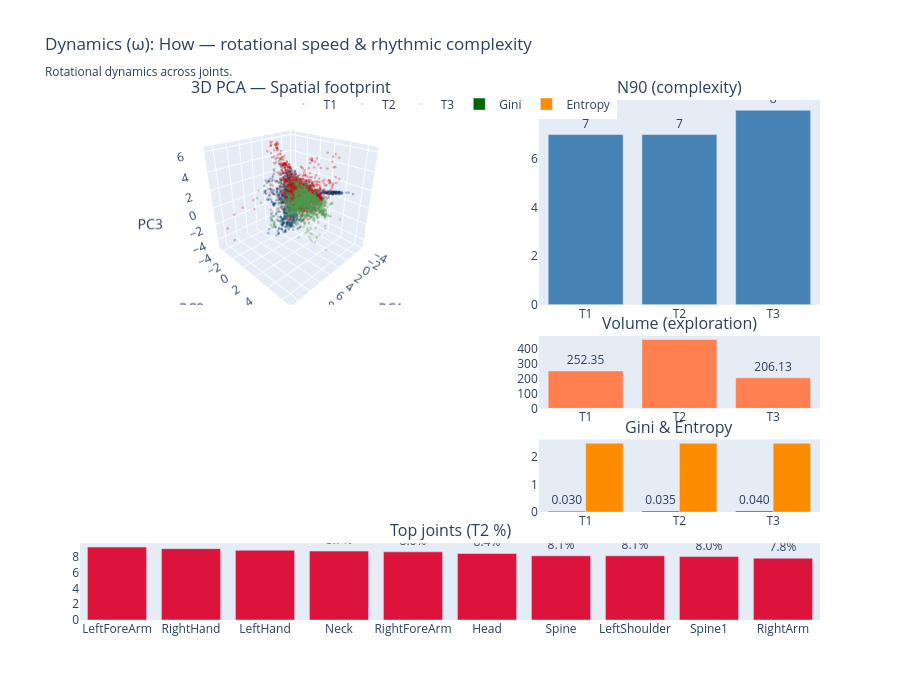

Notebook cell for this chart:
### Markdown cell above
## Phase 6: Museum-Grade Sectional Report (Interactive Deep Dive)

One viewport-height section per branch. Each section: **Hero 3D** (left 60%), **Logic panel** (right 40%: N90, Volume, Gini/Entropy), **Anatomy footer** (joint loadings). Bootstrap container max-width 1200px, Key Findings legend at top. Saved as **Subject_671_Interactive_DeepDive.html**.

### Code cell
# ============================================================
# Phase 6: Sectional figures + Interactive Deep Dive HTML
# ============================================================
from pathlib import Path
from EDA_PCA import create_phase6_branch_figures, save_interactive_deepdive_html

try:
    results_dir
except NameError:
    results_dir = (Path(PROJECT_ROOT) / "results" / f"Subject_{SUBJECT_ID}").resolve()
results_dir.mkdir(parents=True, exist_ok=True)

branch_figures = create_phase6_branch_figures(
    pca_results, n90_results, volume_results, stats_results, session_loadings,
)
deepdive_path = results_dir / f"Subject_{SUBJECT_ID}_Interactive_DeepDive.html"
save_interactive_deepdive_html(
    branch_figures, deepdive_path, subject_id=str(SUBJECT_ID),
    available_timepoints=AVAILABLE_TIMEPOINTS,
)
print(f"Phase 6 report saved: {deepdive_path}")
# Optional: display first branch figure in notebook
branch_figures[0][2].show()

### Figure 1 — Plotly figure (JSON) as saved in the notebook; plotly's stock layout.template omitted (floating-point values rounded to 4 significant figures; data arrays with more than 128 entries replaced by an {"elided": "..."} marker saying what was removed)
{"data": [{"legendgroup": "T1", "marker": {"color": "rgb(0, 51, 102)", "opacity": 0.3, "size": 1.5}, "mode": "markers", "name": "T1", "scene": "scene", "type": "scatter3d", "x": {"elided": "1500 float values"}, "y": {"elided": "1500 float values"}, "z": {"elided": "1500 float values"}}, {"legendgroup": "T2", "marker": {"color": "rgb(204, 0, 0)", "opacity": 0.3, "size": 1.5}, "mode": "markers", "name": "T2", "scene": "scene", "type": "scatter3d", "x": {"elided": "1500 float values"}, "y": {"elided": "1500 float values"}, "z": {"elided": "1500 float values"}}, {"legendgroup": "T3", "marker": {"color": "rgb(76, 153, 76)", "opacity": 0.3, "size": 1.5}, "mode": "markers", "name": "T3", "scene": "scene", "type": "scatter3d", "x": {"elided": "1500 float values"}, "y": {"elided": "1500 float values"}, "z": {"elided": "1500 float values"}}, {"marker": {"color": "steelblue"}, "showlegend": false, "text": ["7", "7", "8"], "textposition": "outside", "texttemplate": "%{y}", "type": "bar", "x": ["T1", "T2", "T3"], "xaxis": "x", "y": [7, 7, 8], "yaxis": "y"}, {"marker": {"color": "coral"}, "showlegend": false, "text": ["252.35", "464.67", "206.13"], "textposition": "outside", "type": "bar", "x": ["T1", "T2", "T3"], "xaxis": "x2", "y": [252.4, 464.7, 206.1], "yaxis": "y2"}, {"legendgroup": "gini", "marker": {"color": "darkgreen"}, "name": "Gini", "text": ["0.030", "0.035", "0.040"], "textposition": "outside", "type": "bar", "x": ["T1", "T2", "T3"], "xaxis": "x3", "y": [0.02957, 0.03502, 0.03963], "yaxis": "y3"}, {"legendgroup": "entropy", "marker": {"color": "darkorange"}, "name": "Entropy", "text": ["2.484", "2.483", "2.482"], "textposition": "outside", "type": "bar", "x": ["T1", "T2", "T3"], "xaxis": "x3", "y": [2.484, 2.483, 2.482], "yaxis": "y3"}, {"marker": {"color": "crimson"}, "showlegend": false, "text": ["9.2%", "9.0%", "8.8%", "8.7%", "8.6%", "8.4%", "8.1%", "8.1%", "8.0%", "7.8%"], "textposition": "outside", "type": "bar", "x": ["LeftForeArm", "RightHand", "LeftHand", "Neck", "RightForeArm", "Head", "Spine", "LeftShoulder", "Spine1", "RightArm"], "xaxis": "x4", "y": [9.2, 9, 8.8, 8.7, 8.6, 8.4, 8.1, 8.1, 8, 7.8], "yaxis": "y4"}], "layout": {"annotations": [{"font": {"size": 16}, "showarrow": false, "text": "3D PCA — Spatial footprint", "x": 0.285, "xanchor": "center", "xref": "paper", "y": 1, "yanchor": "bottom", "yref": "paper"}, {"font": {"size": 16}, "showarrow": false, "text": "N90 (complexity)", "x": 0.81, "xanchor": "center", "xref": "paper", "y": 1, "yanchor": "bottom", "yref": "paper"}, {"font": {"size": 16}, "showarrow": false, "text": "Volume (exploration)", "x": 0.81, "xanchor": "center", "xref": "paper", "y": 0.5464, "yanchor": "bottom", "yref": "paper"}, {"font": {"size": 16}, "showarrow": false, "text": "Gini & Entropy", "x": 0.81, "xanchor": "center", "xref": "paper", "y": 0.347, "yanchor": "bottom", "yref": "paper"}, {"font": {"size": 16}, "showarrow": false, "text": "Top joints (T2 %)", "x": 0.5, "xanchor": "center", "xref": "paper", "y": 0.1476, "yanchor": "bottom", "yref": "paper"}], "height": 700, "legend": {"orientation": "h", "x": 0.5, "xanchor": "center", "y": 1.02, "yanchor": "top"}, "scene": {"aspectmode": "cube", "camera": {"eye": {"x": 1.4, "y": 1.4, "z": 1}}, "domain": {"x": [0, 0.57], "y": [0.6064, 1]}, "xaxis": {"title": {"text": "PC1"}}, "yaxis": {"title": {"text": "PC2"}}, "zaxis": {"title": {"text": "PC3"}}}, "showlegend": true, "title": {"text": "Dynamics (ω): How — rotational speed & rhythmic complexity<br><sub>Rotational dynamics across joints.</sub>"}, "xaxis": {"anchor": "y", "domain": [0.62, 1], "showgrid": false, "zeroline": false}, "xaxis2": {"anchor": "y2", "domain": [0.62, 1], "showgrid": false, "zeroline": false}, "xaxis3": {"anchor": "y3", "domain": [0.62, 1], "showgrid": false, "zeroline": false}, "xaxis4": {"anchor": "y4", "domain": [0, 1], "showgrid": false, "zeroline": false}, "yaxis": {"anchor": "x", "domain": [0.6064, 1], "showgrid": false, "zeroline": false}, "yaxis2": {"anchor": "x2", "domain": [0.407, 0.5464], "showgrid": false, "zeroline": false}, "yaxis3": {"anchor": "x3", "domain": [0.2076, 0.347], "showgrid": false, "zeroline": false}, "yaxis4": {"anchor": "x4", "domain": [0, 0.1476], "showgrid": false, "zeroline": false}}}
